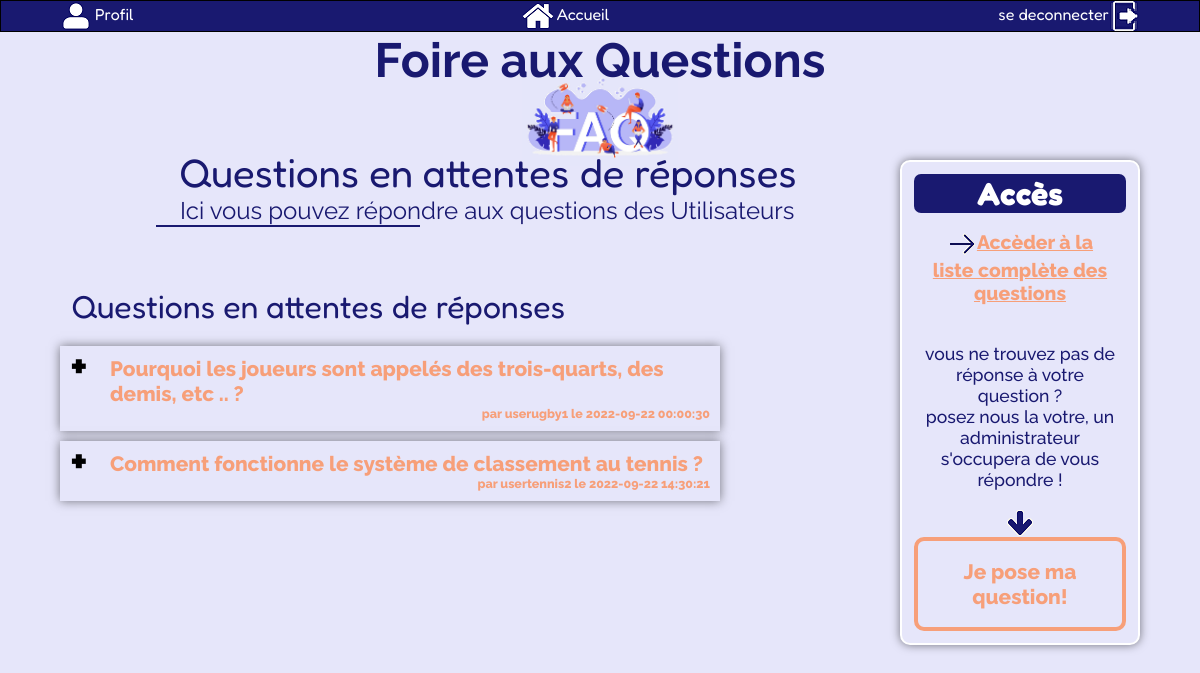
Page /PHP/admin.php (signed in) on the committed database.
### tables this page shows
CREATE TABLE `faq` (
  `idfaq` int(11) NOT NULL,
  `question` varchar(300) NOT NULL,
  `datequestion` datetime NOT NULL DEFAULT current_timestamp(),
  `reponse` varchar(300) NOT NULL,
  `datereponse` datetime DEFAULT NULL,
  `idutilisateur` int(11) NOT NULL
);

CREATE TABLE `utilisateur` (
  `idutilisateur` int(11) NOT NULL,
  `pseudo` varchar(50) NOT NULL,
  `mdp` varchar(60) NOT NULL,
  `mail` varchar(50) NOT NULL,
  `idtype` int(11) NOT NULL,
  `idligue` int(11) NOT NULL
);

### fonctions/check.php (called while the page is built, shortened)
<?php
if (isset($_SESSION['id'])) {
    $type = $_SESSION['type'];
}
else{
    header('Location: connexion.php');
}
?>

### PHP/admin.php (the view, shortened to what this page needs)
<?php
include "../fonctions/check.php";
$dbh = db_connect();
if ($type != 3) {
$sql = 'select question, datequestion, pseudo, idfaq
from faq f, utilisateur u
WHERE f.idutilisateur = u.idutilisateur
AND idligue=:ligue
AND reponse=""
order by datequestion';
$params = array(
    ":ligue" => $ligue,
);
try {
  $sth = $dbh->prepare($sql);
  $sth->execute($params);
  $rows = $sth->fetchAll(PDO::FETCH_ASSOC);
} catch (PDOException $e) {
  die("<p>Erreur lors de la requête SQL : " . $e->getMessage() . "</p>");
}
}
else{
    $sql = 'select question, datequestion, pseudo, idfaq
    from faq f, utilisateur u
    WHERE f.idutilisateur = u.idutilisateur
    AND reponse=""
    order by datequestion';
    try {
      $sth = $dbh->prepare($sql);
      $sth->execute();
      $rows = $sth->fetchAll(PDO::FETCH_ASSOC);
    } catch (PDOException $e) {
      die("<p>Erreur lors de la requête SQL : " . $e->getMessage() . "</p>");
    }
}
?>
<!DOCTYPE html>
<html lang="fr">
<head>
    <link rel="stylesheet" href="../CSS/FAQ_accueil.css">
</head>
<body>
    <nav class="navbar">
        <div class="nav_container">
            <ul class="nav_ul">
                <li class="nav_list left"><a href="historique.php"><img class="nav_icon" src="..\IMG\user.png" alt="Profil">
                        Profil </a></li>
                <li class="nav_list mid"><a href="FAQ_accueil.php"><img class="nav_icon" src="..\IMG\home.png" alt="Accueil">
                        Accueil</a></li>
                <li class="nav_list right"><a href="deconnexion.php">se deconnecter<img class="nav_icon" src="..\IMG\logout.png" alt="logout"></a></li>
            </ul>
        </div>
    </nav>
    <h1>Foire aux Questions</h1>
    <div class="menu">
        <p class="menu_header">Accès</p>
        <p class="elem_menu fullist"><a href="list.php"><img src="..\IMG\arrowright.png">Accèder à la liste complète des questions</a></p><br><br>
        <p class="elem_menu textbutton">vous ne trouvez pas de réponse à votre question ? <br> posez nous la votre, un
            administrateur s'occupera de vous
            répondre !</p>
        <br>
        <img src="../IMG/arrowdown.png">
        <br>
        <div class="button_slide slide_right"><a href="add.php" class="add_button">Je pose ma question!</a></div>
    </div>
    <div class="presentation_container">
        <p class="welcome">Questions en attentes de réponses</p>
        <p class="welcome_accroche">Ici vous pouvez répondre aux questions des Utilisateurs</p>
        <hr>
    </div>
    <div class='legende'>
       Questions en attentes de réponses
    </div>
    <br>
    <div class="content">
    <?php foreach ($rows as $row){
        $linkrep = "reponse.php?id=".$row["idfaq"];
        $linksuppr = "delete.php?id=".$row["idfaq"];
echo '<div>';
echo '<div class="plus">+</div>
<label for="'.$row["idfaq"].'" class="question">'.
    $row["question"];
echo '<div class="info"> par '.$row["pseudo"].' le '.$row["datequestion"].'</div>
</label>
<div class="reponses norep">
                <div class="info"><a class="reponse_link" href="'.$linkrep.'">REPONDRE</a><a class="reponse_link" href="'.$linksuppr.'">SUPPRIMER</a></div>
            </div>
</div>';
}
?>
    </div>
</body>
</html>

### CSS/FAQ_accueil.css (style rules this page uses)
body { background-color: lavender; font-family: 'Fredoka'; font-weight: 400; height: 100vh; background: lavender no-repeat url(../IMG/faq2.jpg); background-position: top 10% right 50%; background-size: 13%; }
h1 { text-align: center; color: midnightblue; font-family: 'Raleway'; font-size: 36pt; }
nav a { text-decoration: none; color: white; }
.nav_list { display: inline; color: white; }
.nav_ul { text-align: center; }
.nav_container { border: solid 1px; width: 100%; background-color: midnightblue; position: sticky; }
.nav_icon { vertical-align: middle; }
.left { float: left; margin-left: 5%; }
.right { float: right; margin-right: 5%; }
.menu { border: solid 2px white; border-radius: 10px; width: 20%; float: right; margin-right: 5%; text-align: center; box-shadow: 0 0 10px rgba(0, 0, 0, 0.5); background-color: lavender; padding: 1vw; position: relative; top: 9vh; font-family: 'Raleway'; font-weight: 800; }
.elem_menu, .elem_menu a { width: 90%; margin: 0 auto; background-color: lavender; color: #F79F79; font-size: 1.1em; }
.textbutton { color: midnightblue; font-weight: 500; }
.button_slide { color: #FFF; border: 4px solid rgb(247, 159, 121); border-radius: 10px; padding: 18px 36px; display: inline-block; cursor: pointer; box-shadow: inset 0 0 0 0 white; transition: ease-out 0.4s; background-color: lavender; }
.add_button { text-decoration: none; color: rgb(247, 159, 121); font-weight: 800; font-size: 1.3em; }
.menu_header { background-color: midnightblue; color: white; width: 100%; text-align: center; font-family: 'Fredoka'; font-size: 2em; border-radius: 7px; margin-bottom: 2vh; }
.menu img { vertical-align: middle; }
.content { width: 60%; padding: 20px; margin-left: 5%; padding: 0 60px 0 0; font-size: 1.3em; font-family: 'Raleway'; font-weight: 800; }
.question { position: relative; background: lavender; color: rgb(247, 159, 121); margin: 0; padding: 10px 10px 10px 50px; display: block; width: 100%; cursor: pointer; box-shadow: 0 0 10px rgba(0, 0, 0, 0.5); }
.plus { position: absolute; margin-left: 10px; z-index: 5; font-size: 2em; line-height: 100%; user-select: none; transition: .3s ease; }
.info { text-align: right; font-size: 0.6em; }
.legende { font-family: 'Fredoka'; color: midnightblue; text-align: left; font-size: 2em; font-weight: 400; margin-left: 6%; }
.presentation_container { margin-top: 5%; margin-bottom: 5%; color: midnightblue; }
.welcome { font-size: 30pt; margin-left: 15%; }
.welcome_accroche { font-size: x-large; margin-left: 15%; font-family: 'Raleway'; }
hr { border: solid 1px midnightblue; width: 22%; margin-left: 13%; }

### rows in the picture
faq: question "Pourquoi les joueurs sont appelés des trois-quarts, des demis, etc .. ?", idutilisateur.pseudo "userugby1", datequestion "2022-09-22 00:00:30"
faq: question "Comment fonctionne le système de classement au tennis ?", idutilisateur.pseudo "usertennis2", datequestion "2022-09-22 14:30:21"
